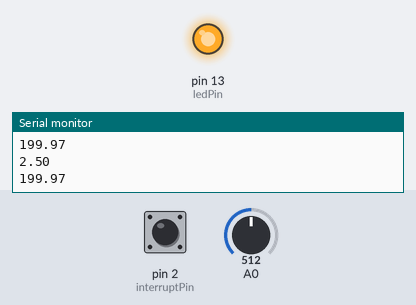
Bench run of a sketch on a simulated Arduino Uno, built with avr-gcc and run on an emulated ATmega328P. Parts: output pins drawn as LEDs (lit = HIGH), the last lines printed to the serial monitor. The test bench sets the inputs (shaded band); at power-on: pin 2 (interruptPin) LOW, A0 = 512.

Above: at 3.8 s.
3.9 s: pin 2 (interruptPin) pulled HIGH for 3 s
At 7.3 s:
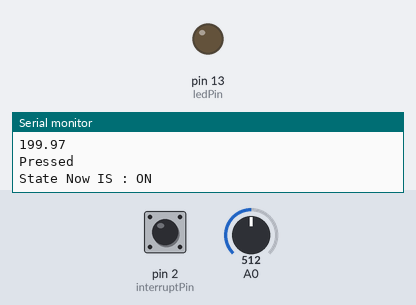
Timing chart, 0 to 10.5 s (numbered marks = the images above; inputs shaded):
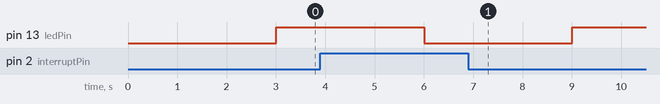

Measured:
- after the input at 3.9 s, pin 13 (ledPin): HIGH → LOW after 2.1 s, → HIGH 3.0 s later

The sketch:

xiot_filteration_task.ino
```cpp
int tempraturePin=0;
int ledPin=13;
int interruptPin=2;
int state=1;
void setup() {
  pinMode(ledPin,OUTPUT);
  //pinMode(interruptPin,INPUT);
  attachInterrupt(digitalPinToInterrupt(interruptPin), pressed, CHANGE);
  Serial.begin(9600);
}

void loop() {
  float voltage ,temprature;
  voltage=getVoltage(tempraturePin);
  temprature=(voltage-0.5)*100.00;
  Serial.println(voltage);
  Serial.println(temprature);
  delay(3000);
  //to repeat every 3 second
 digitalWrite(ledPin, state);

}
//this function to convert from 0 to 1023 that come from analog reat function to 0to5 volt
float getVoltage(int pin){
  return (analogRead(pin)*0.0048821814);

  }
  void pressed(){
    Serial.println("Pressed");
   state = !state;
     if(state==0){
    Serial.println("State Now IS : OFF");
   }
  else if(state==1){
    Serial.println("State Now IS : ON");
    }

    }
```
